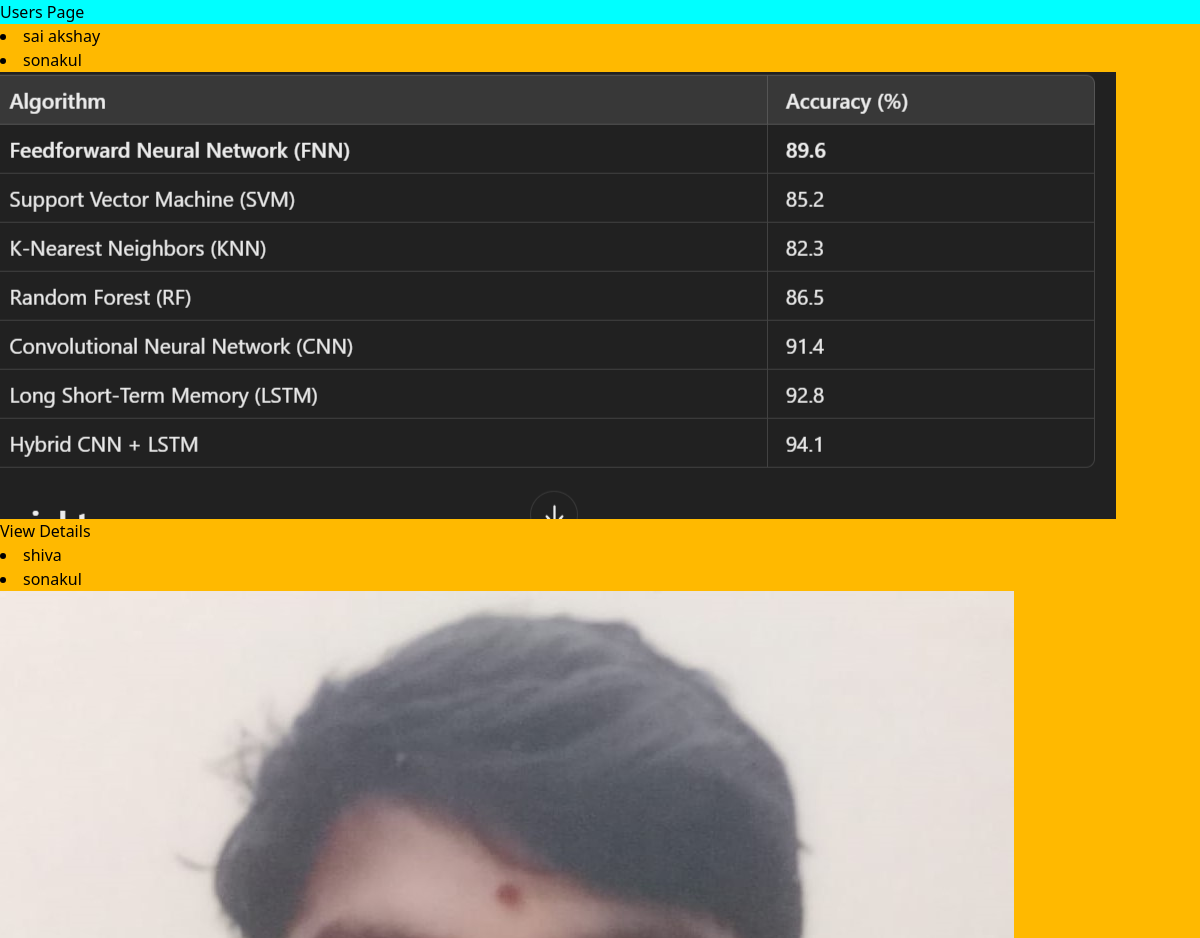
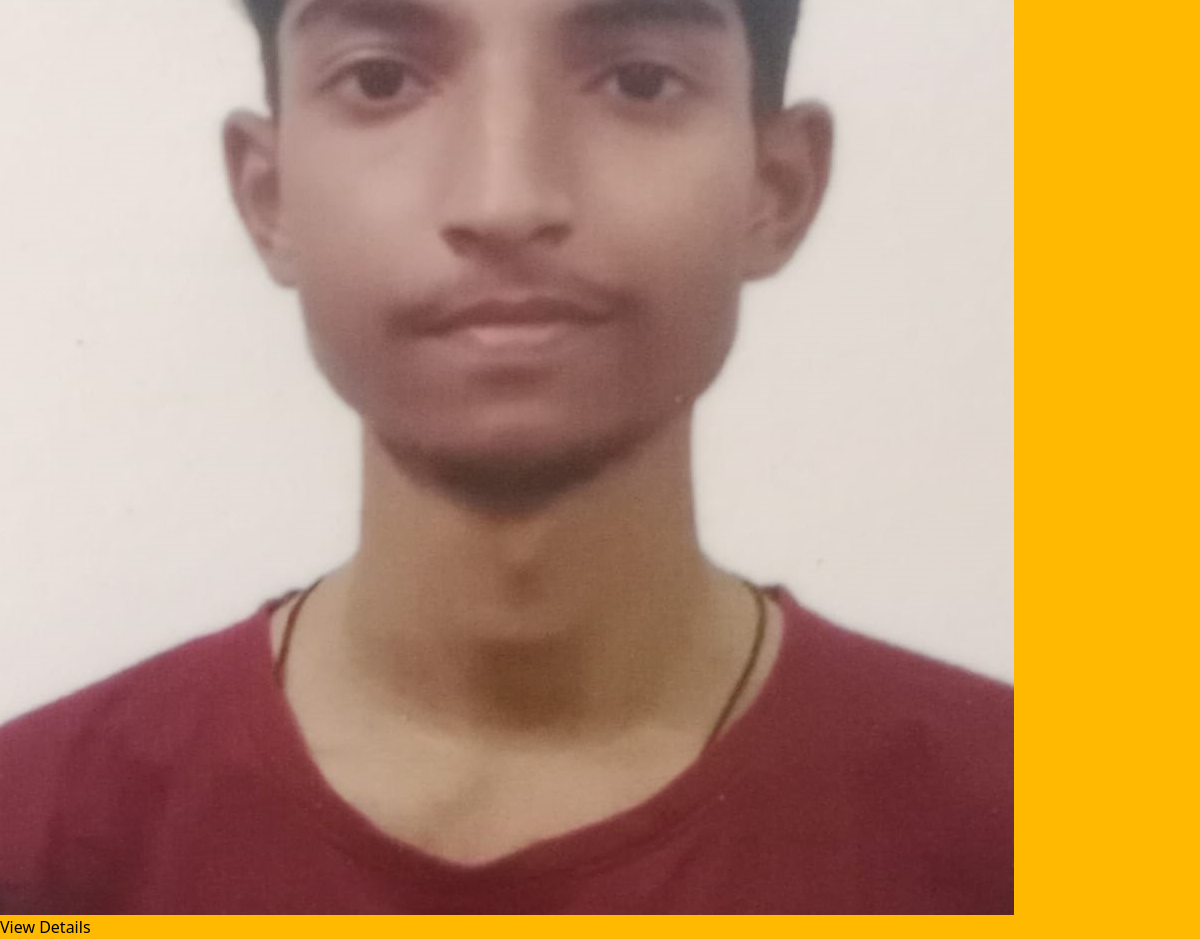
The page /products/users/ on the database its author committed (2 pictures, top to bottom).
### myfirstapp/models.py (models this page shows, shortened)
class User(models.Model):
    first_name=models.CharField(max_length=20)
    last_name=models.CharField(max_length=20)
    email=models.EmailField(unique=True)
    password=models.CharField(max_length=32)
    profile_photo=models.ImageField(upload_to="profile_images/")
    description=models.TextField(default="")
    date_to=models.DateTimeField(default=timezone.now)

### myfirstapp/views.py (the view)
# urls.py: path('users/',views.user),
def user(request):
    users=User.objects.all()
    return render(request,'myfirstapp/all_users.html',{'users':users})

### myfirstapp/templates/myfirstapp/all_users.html (shortened to what this page needs)
{% extends "layout.html" %}
{% block content %}
<div class="grid grid-cols-3 gap-4 m-4">
{% for user in users  %}
   <li>{{ user.first_name }}</li>
   <li>{{ user.last_name }}</li>
   <img src="{{user.profile_photo.url}}" alt="image">
   <a href="{% url 'user_detail' user.id%}">View Details</a>
{% endfor %}
</div>
{% endblock content %}

### rows shown on the page
User: first_name "sai akshay", last_name "sonakul", profile_photo (picture)
User: first_name "shiva", last_name "sonakul", profile_photo (picture)
